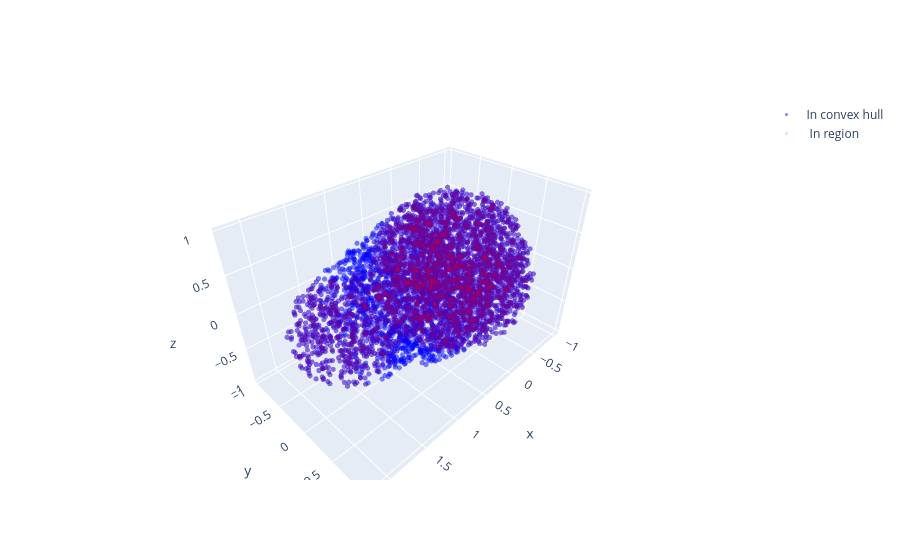

The cell this chart's notebook holds for it:
### Code cell
import plotly.graph_objects as go
import numpy as np

xdata1 = in_points[:,0]
ydata1 = in_points[:,1]
zdata1 = in_points[:,2]

xdata2 = region_points[:,0]
ydata2 = region_points[:,1]
zdata2 = region_points[:,2]



fig = go.Figure(data=[go.Scatter3d(x=xdata1, y=ydata1, z=zdata1,
                                   mode='markers',
                                   name = 'In convex hull',
                                   marker=dict(
                                    size = 3,
                                    color = 'blue',
                                    opacity = 0.5
                                   )),
                        go.Scatter3d(x=xdata2, y=ydata2, z=zdata2,
                                    name = ' In region',
                                    mode='markers', 
                                    marker=dict(
                                    size = 3,
                                    color = 'red',
                                    opacity = 0.1))
                        ])
fig.show()

### Figure 1 — Plotly figure (JSON) as saved in the notebook; plotly's stock layout.template omitted (floating-point values rounded to 4 significant figures; data arrays with more than 128 entries replaced by an {"elided": "..."} marker saying what was removed)
{"data": [{"marker": {"color": "blue", "opacity": 0.5, "size": 3}, "mode": "markers", "name": "In convex hull", "type": "scatter3d", "x": {"elided": "4571 float values"}, "y": {"elided": "4571 float values"}, "z": {"elided": "4571 float values"}}, {"marker": {"color": "red", "opacity": 0.1, "size": 3}, "mode": "markers", "name": " In region", "type": "scatter3d", "x": {"elided": "3820 float values"}, "y": {"elided": "3820 float values"}, "z": {"elided": "3820 float values"}}], "layout": {}}
